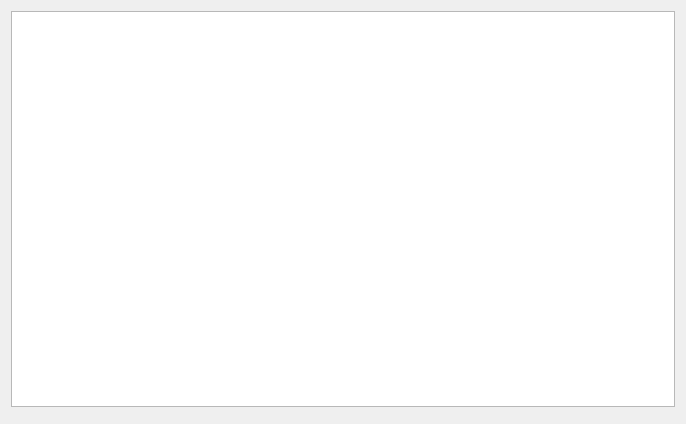
<?xml version="1.0" encoding="UTF-8"?>
<ui version="4.0">
 <class>NoteDialog</class>
 <widget class="QDialog" name="NoteDialog">
  <property name="geometry">
   <rect>
    <x>0</x>
    <y>0</y>
    <width>686</width>
    <height>424</height>
   </rect>
  </property>
  <property name="windowTitle">
   <string>Note</string>
  </property>
  <layout class="QGridLayout" name="gridLayout">
   <item row="0" column="0">
    <widget class="QOwnNotesMarkdownTextEdit" name="textEdit"/>
   </item>
   <item row="1" column="0">
    <widget class="QFrame" name="searchFrame">
     <property name="frameShape">
      <enum>QFrame::NoFrame</enum>
     </property>
    </widget>
   </item>
  </layout>
 </widget>
 <customwidgets>
  <customwidget>
   <class>QOwnNotesMarkdownTextEdit</class>
   <extends>QTextEdit</extends>
   <header location="global">widgets/qownnotesmarkdowntextedit.h</header>
  </customwidget>
 </customwidgets>
 <resources/>
 <connections/>
</ui>
